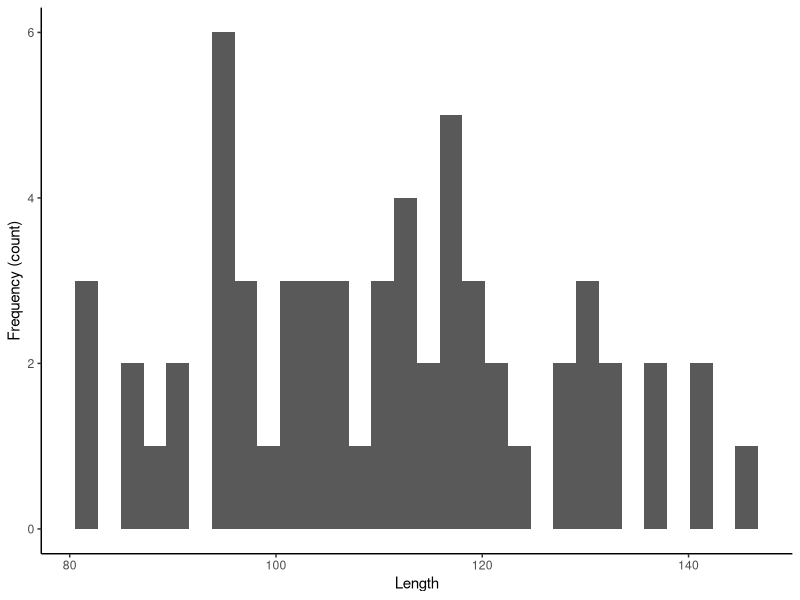
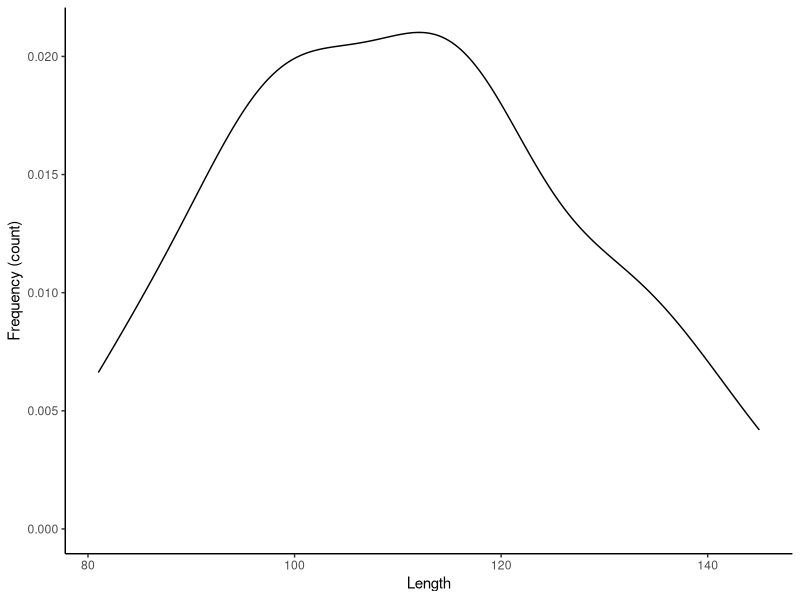
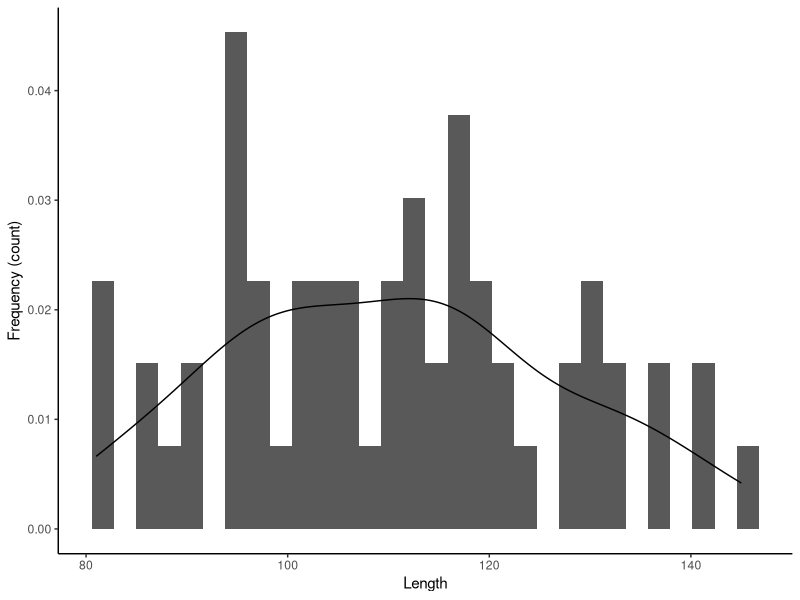
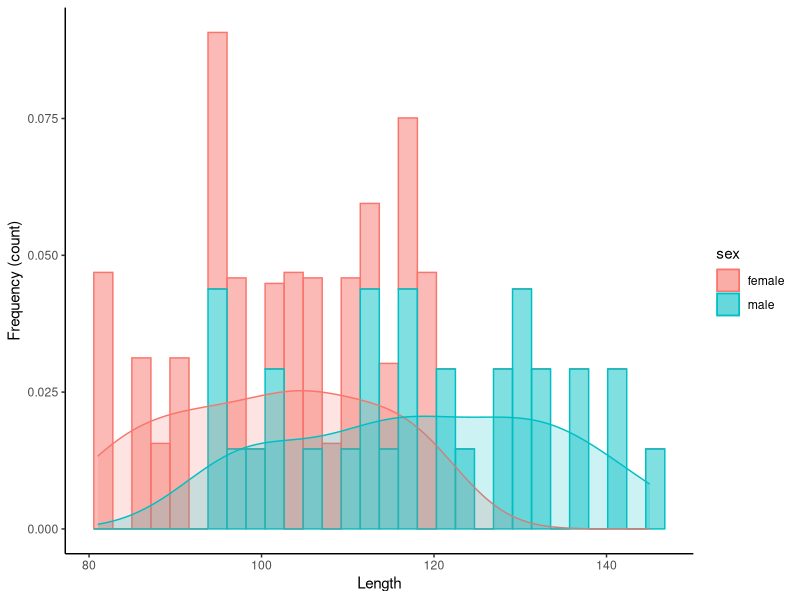
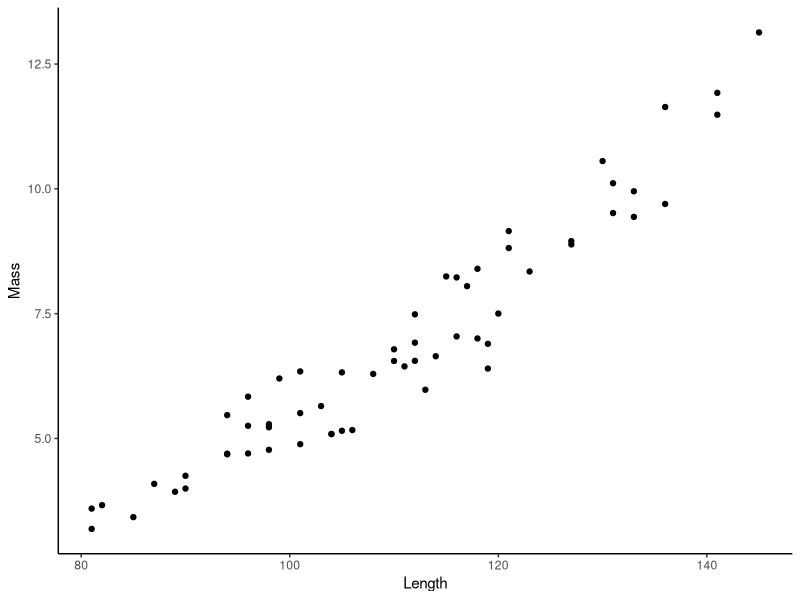
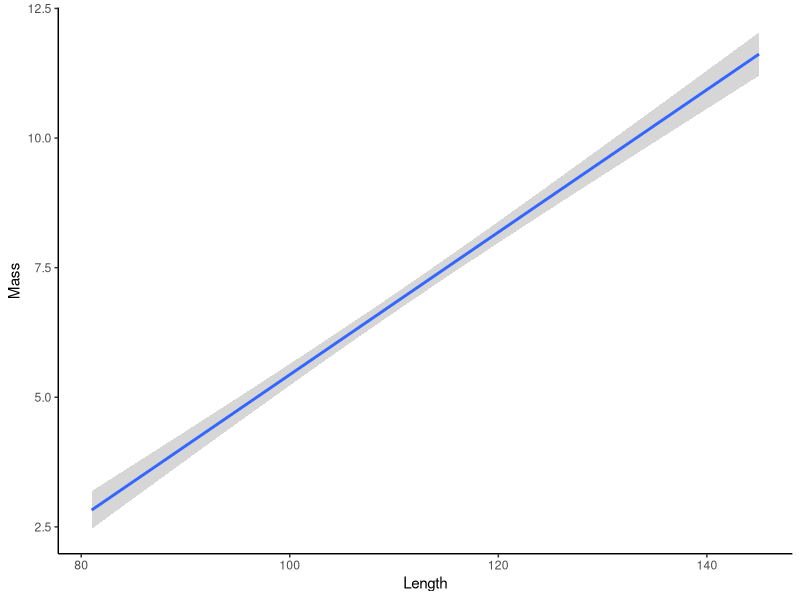
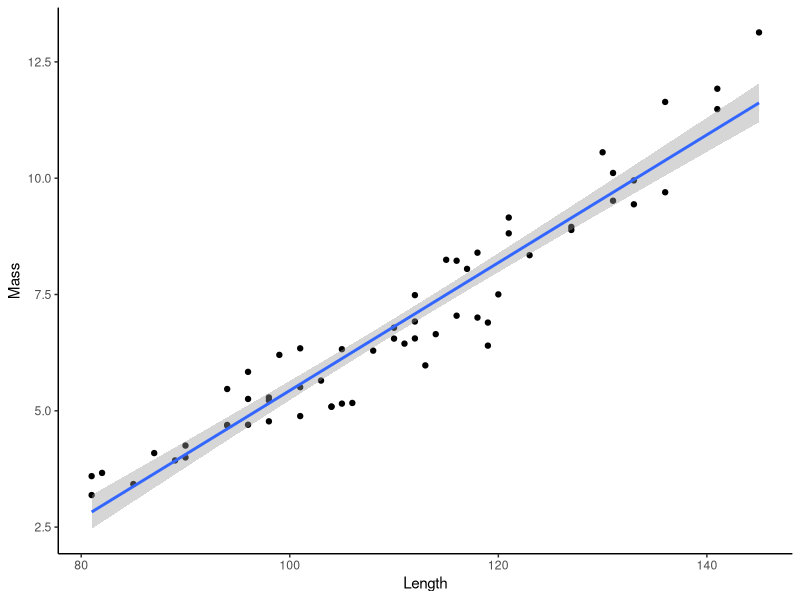
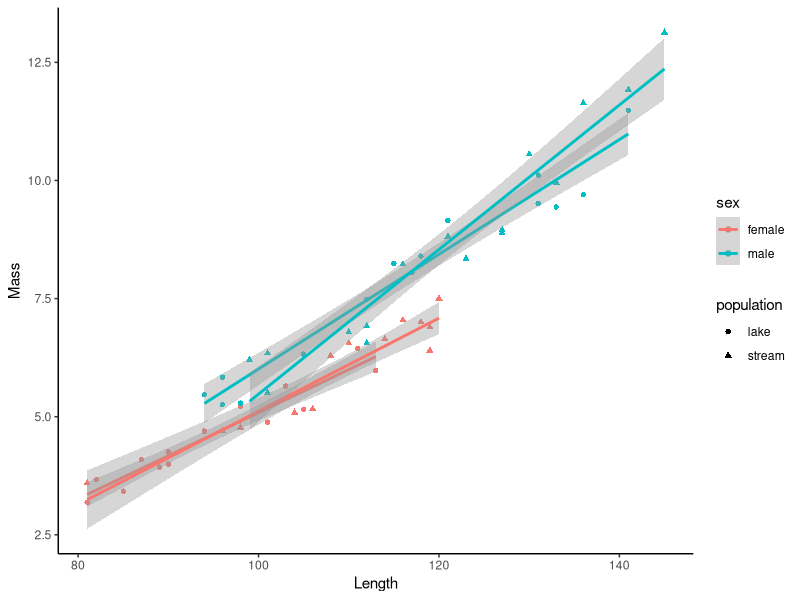

Source code (R) for these figures, in order:
## ---- chunk 1
dat <- read.csv("data/test_data2.csv")
head(dat)
## ---- chunk 2
library(ggplot2)
library(gridExtra)
library(plyr)
library(RColorBrewer)
## ---- chunk 3
ggplot(dat, aes(length)) +
    geom_histogram() +
    xlab("Length") +
    ylab("Frequency (count)") +
    theme_classic()
## ---- chunk 4
ggplot(dat, aes(length)) +
    geom_density()+
    xlab("Length") +
    ylab("Frequency (count)") +
    theme_classic()
## ---- chunk 5
ggplot(dat, aes(length)) +
    geom_histogram(aes(y=..density..)) +
    geom_density()+
    xlab("Length") +
    ylab("Frequency (count)")+
    theme_classic()
## ---- chunk 6
ggplot(dat, aes(length, color=sex, fill=sex)) + #color is for the edges (lines), fill is for the areas
    geom_histogram(aes(y=..density..), alpha=.5) + #alpha designates the transparancy
    geom_density(alpha=.2) + 
    xlab("Length") +
    ylab("Frequency (count)")+
    theme_classic()
## ---- chunk 7
ggplot(dat, aes(x=length, y=mass)) +
    geom_point() +
    xlab("Length") +
    ylab("Mass")+
    theme_classic()
## ---- chunk 8
ggplot(dat, aes(x=length, y=mass)) +
    geom_smooth(method="lm") +
    xlab("Length") +
    ylab("Mass")+
    theme_classic()
## ---- chunk 9
ggplot(dat, aes(x=length, y=mass)) +
    geom_point() +
    geom_smooth(method="lm") +
    xlab("Length") +
    ylab("Mass")+
    theme_classic()
## ---- chunk 10
ggplot(dat, aes(x=length, y=mass, color=sex, shape=population)) +
    geom_point() +
    geom_smooth(method="lm") +
    xlab("Length") +
    ylab("Mass")+
    theme_classic()
## ---- chunk 11
ggplot(dat, aes(x=length, y=mass)) +
    geom_smooth(method="lm", color="black") +
    geom_point(aes(color=sex, shape=population)) +
    xlab("Length") +
    ylab("Mass")+
    theme_classic()
## ---- chunk 12
ggplot(dat, aes(x=sex, y=mass)) +
    geom_boxplot() +
    xlab("Sex") +
    ylab("Mass")+
    theme_classic()
## ---- chunk 13
ggplot(dat, aes(x=sex, y=mass)) +
    geom_dotplot(binaxis='y',stackdir='center') +
    xlab("Sex") +
    ylab("Mass")+
    theme_classic()
## ---- chunk 14
ggplot(dat, aes(x=sex, y=mass)) +
    geom_violin(binaxis='y',stackdir='center') +
    xlab("Sex") +
    ylab("Mass")+
    theme_classic()
## ---- chunk 15
ggplot(dat, aes(x=sex, y=mass)) +
    geom_boxplot() +
    geom_jitter(alpha=.5, width = .1) + #alpha denotes the degree of transparency, width the degree of jitter
    xlab("Sex") +
    ylab("Mass")+
    theme_classic()
## ---- chunk 16
ggplot(dat, aes(x=sex, y=mass, color=population)) +
    geom_boxplot() +
    geom_jitter(alpha=.5, width = .1) + #alpha denotes the degree of transparency, width the degree of jitter
    xlab("Sex") +
    ylab("Mass")+
    theme_classic()
## ---- chunk 17
means <- ddply(dat, .(sex, population),summarise,mean=mean(length),sd=sd(length))
means
## ---- chunk 18
ggplot(means, aes(x=sex, y=mean, color=population)) +
  geom_point(position=position_dodge(.9)) +
  geom_errorbar(aes(ymin=mean-sd, ymax=mean+sd), position=position_dodge(.9))  +
  xlab("Sex") +
  ylab("Mean length and standard deviation") +
  theme_classic()
## ---- chunk 19
p1 <- ggplot(dat, aes(length, color=sex, fill=sex)) + #color is for the edges (lines), fill is for the areas
    geom_histogram(aes(y=..density..), alpha=.5) + #alpha designates the transparancy
    geom_density(alpha=.2) + 
    xlab("Length") +
    ylab("Frequency (count)")+
    theme_classic()

p2 <- ggplot(dat, aes(mass, color=sex, fill=sex)) + #color is for the edges (lines), fill is for the areas
    geom_histogram(aes(y=..density..), alpha=.5) + #alpha designates the transparancy
    geom_density(alpha=.2) + 
    xlab("Length") +
    ylab("Frequency (count)")+
    theme_classic()

grid.arrange(p1,p2, ncol=2)
## ---- chunk 20
grid.arrange(p1,p2, ncol=1)
## ---- chunk 21
display.brewer.all()
## ---- chunk 22
display.brewer.all(colorblindFriendly = TRUE)
## ---- chunk 23
p1 <- ggplot(dat, aes(length, color=sex, fill=sex)) +
    geom_histogram(aes(y=..density..), alpha=.5) +
    geom_density(alpha=.2) + 
    xlab("Length") +
    ylab("Frequency (count)") +
    theme_classic() +
    scale_color_brewer(palette="Set3") + #changes color to RColoBrewer palette "Set3"
    scale_fill_brewer(palette="Set3") #changes fill to RColoBrewer palette "Set3"

p2 <- ggplot(dat, aes(mass, color=sex, fill=sex)) +
    geom_histogram(aes(y=..density..), alpha=.5) +
    geom_density(alpha=.2) + 
    xlab("Length") +
    ylab("Frequency (count)") +
    theme_classic() +
    scale_color_brewer(palette="Paired") + #changes color to RColoBrewer palette "Paired"
    scale_fill_brewer(palette="Paired") #changes fill to RColoBrewer palette "Paired"

grid.arrange(p1,p2, ncol=2)
